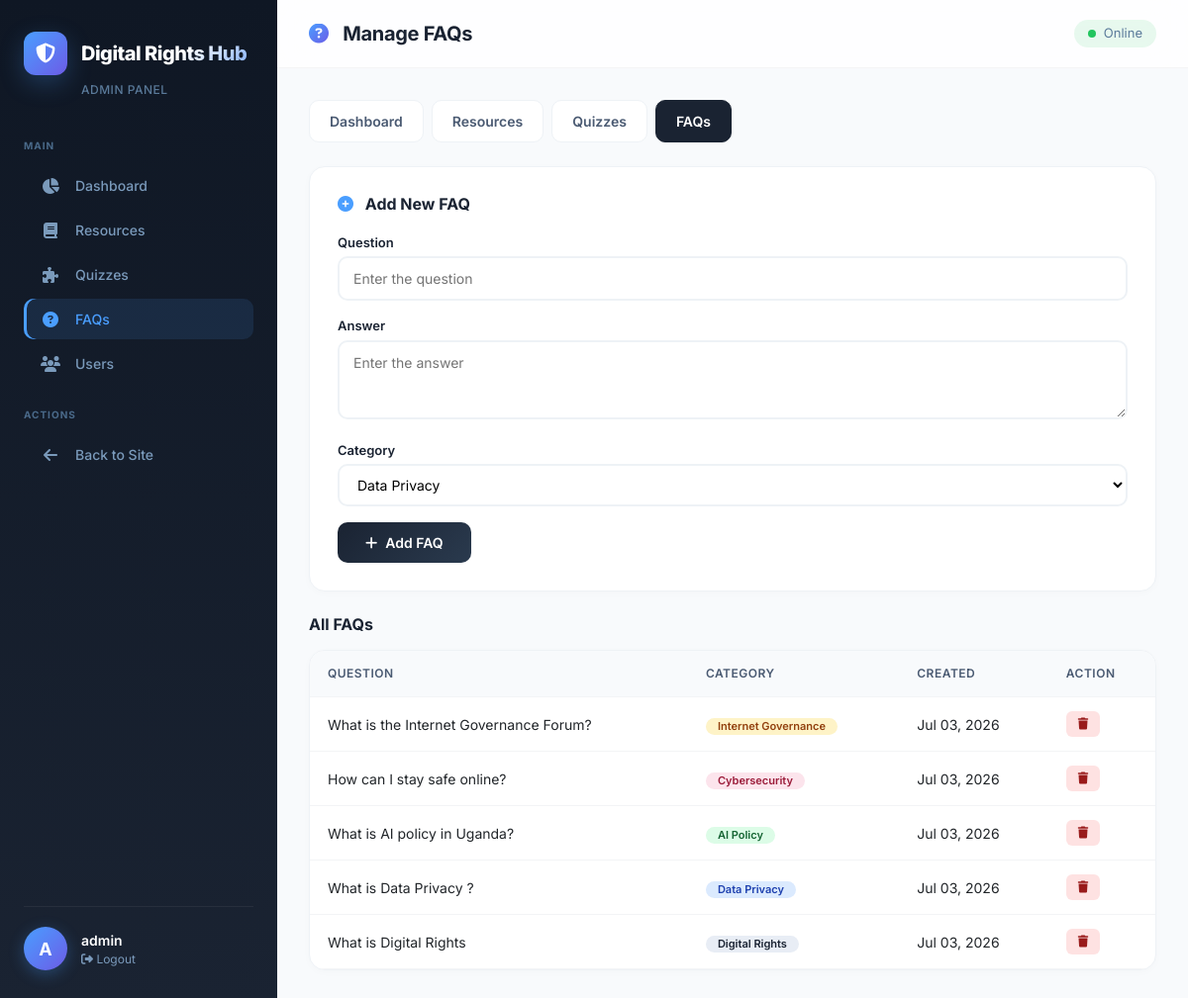
The page /admin-faqs/ (signed in) on the database its author committed.
### chatbot/models.py (models this page shows, shortened)
class FAQ(models.Model):
    CATEGORY_CHOICES = [
        ('privacy', 'Data Privacy'),
        ('ai_policy', 'AI Policy'),
        ('cybersecurity', 'Cybersecurity'),
        ('digital_rights', 'Digital Rights'),
        ('internet_governance', 'Internet Governance'),
    ]
    question = models.CharField(max_length=500)
    answer = models.TextField()
    category = models.CharField(max_length=50, choices=CATEGORY_CHOICES)
    created_at = models.DateTimeField(auto_now_add=True)
    updated_at = models.DateTimeField(auto_now=True)
    class Meta:
        ordering = ['category', 'question']

### chatbot/views.py (the view, shortened to what this page needs)
# urls.py: path('admin-faqs/', views.admin_faqs, name='admin_faqs'),
@staff_member_required(login_url='admin_login')
def admin_faqs(request):
    faqs = FAQ.objects.all().order_by('-created_at')
    context = {
        'faqs': faqs,
        'categories': FAQ.CATEGORY_CHOICES,
    }
    return render(request, 'chatbot/admin_faqs.html', context)

### chatbot/templates/chatbot/admin_faqs.html (shortened to what this page needs)
<!DOCTYPE html>
<html lang="en">
<head>
    <link href="https://cdn.jsdelivr.net/npm/bootstrap@5.3.0/dist/css/bootstrap.min.css" rel="stylesheet">
    <link rel="stylesheet" href="https://cdnjs.cloudflare.com/ajax/libs/font-awesome/6.4.0/css/all.min.css">
</head>
<body>
<aside class="sidebar" id="sidebar">
    <div class="sidebar-brand">
        <div class="logo-icon">
            <div class="icon-wrap"><i class="fas fa-shield-alt"></i></div>
            <h1>Digital Rights Hub</h1>
        </div>
        <div class="subtitle">Admin Panel</div>
    </div>
    <nav class="sidebar-nav">
        <div class="nav-label">Main</div>
        <a href="{% url 'admin_dashboard' %}" class="nav-item">
            <i class="fas fa-chart-pie"></i> Dashboard
        </a>
        <a href="{% url 'admin_resources' %}" class="nav-item">
            <i class="fas fa-book"></i> Resources
        </a>
        <a href="{% url 'admin_quizzes' %}" class="nav-item">
            <i class="fas fa-puzzle-piece"></i> Quizzes
        </a>
        <a href="{% url 'admin_faqs' %}" class="nav-item active">
            <i class="fas fa-question-circle"></i> FAQs
        </a>
                <a href="{% url 'admin_users' %}" class="nav-item {% if '/admin-users/' in request.path %}active{% endif %}">
            <i class="fas fa-users"></i> Users
        </a>
        <div style="margin-top: 24px;">
            <div class="nav-label">Actions</div>
            <a href="/" class="nav-item">
                <i class="fas fa-arrow-left"></i> Back to Site
            </a>
        </div>
    </nav>
    <div class="sidebar-footer">
        <div class="user-info">
            <div class="user-avatar">{{ user.username|make_list|first|upper }}</div>
            <div>
                <div class="user-name">{{ user.username }}</div>
                <div class="user-role">
                    <a href="{% url 'logout' %}"><i class="fas fa-sign-out-alt"></i> Logout</a>
                </div>
            </div>
        </div>
    </div>
</aside>
<main class="main-content">
    <header class="main-header">
        <div style="display: flex; align-items: center;">
            <h2><i class="fas fa-question-circle"></i> Manage FAQs</h2>
        </div>
        <div class="header-actions">
            <span class="status">
                <span class="dot"></span>
                <span>Online</span>
            </span>
        </div>
    </header>
    <div class="content-area">
        <div class="admin-nav">
            <a href="{% url 'admin_dashboard' %}">Dashboard</a>
            <a href="{% url 'admin_resources' %}">Resources</a>
            <a href="{% url 'admin_quizzes' %}">Quizzes</a>
            <a href="{% url 'admin_faqs' %}" class="active">FAQs</a>
        </div>
        <div class="form-card">
            <h3><i class="fas fa-plus-circle"></i> Add New FAQ</h3>
            <form method="POST">
                <div class="form-group">
                    <label>Question</label>
                    <input type="text" name="question" placeholder="Enter the question" required>
                </div>
                <div class="form-group">
                    <label>Answer</label>
                    <textarea name="answer" placeholder="Enter the answer" required></textarea>
                </div>
                <div class="form-group">
                    <label>Category</label>
                    <select name="category" required>
                        {% for key, label in categories %}
                        <option value="{{ key }}">{{ label }}</option>
                        {% endfor %}
                    </select>
                </div>
                <button type="submit" class="btn-submit"><i class="fas fa-plus"></i> Add FAQ</button>
            </form>
        </div>
        <h4 class="section-title">All FAQs</h4>
        <div class="table-wrap">
            {% if faqs %}
            <table>
                <tr>
                    <th>Question</th>
                    <th>Category</th>
                    <th>Created</th>
                    <th>Action</th>
                </tr>
                {% for f in faqs %}
                <tr>
                    <td>{{ f.question|truncatechars:45 }}</td>
                    <td><span class="badge badge-{{ f.category }}">{{ f.get_category_display }}</span></td>
                    <td>{{ f.created_at|date:"M d, Y" }}</td>
                    <td>
                        <form method="POST" action="{% url 'admin_delete_faq' f.id %}" style="display:inline;" id="deleteForm-{{ f.id }}">
                            <button type="button" class="btn-action danger" onclick="openDeleteModal('deleteForm-{{ f.id }}', 'Delete this FAQ?')">
                                <i class="fas fa-trash"></i>
                            </button>
                        </form>
                    </td>
                </tr>
                {% endfor %}
            </table>
            {% else %}
            <div class="empty-state">
                <i class="fas fa-question-circle"></i>
                <h4>No FAQs yet</h4>
                <p>Add your first FAQ using the form above.</p>
            </div>
            {% endif %}
        </div>
    </div>
</main>
</body>
</html>

### rows shown on the page
FAQ: question "What is the Internet Governance Forum?", category "Internet Governance", created_at "Jul 03, 2026"
FAQ: question "How can I stay safe online?", category "Cybersecurity", created_at "Jul 03, 2026"
FAQ: question "What is AI policy in Uganda?", category "AI Policy", created_at "Jul 03, 2026"
FAQ: question "What is Data Privacy ?", category "Data Privacy", created_at "Jul 03, 2026"
FAQ: question "What is Digital Rights", category "Digital Rights", created_at "Jul 03, 2026"

### other values the page prints
{{ user.username|make_list|first|upper }} "A"
{{ user.username }} "admin"
form field category "Data Privacy"
